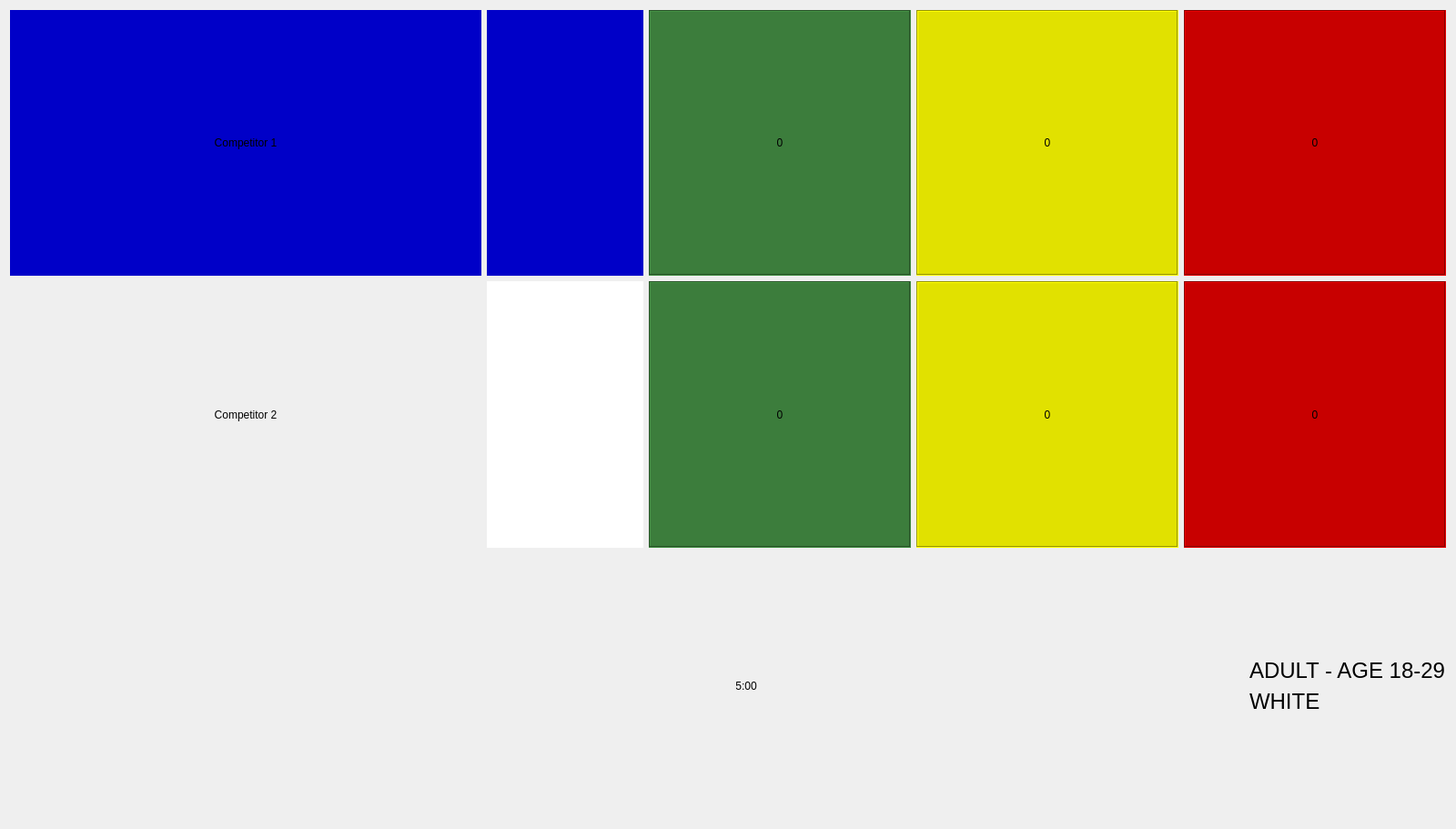
<?xml version="1.0" encoding="UTF-8"?>
<ui version="4.0">
 <class>Scoreboard</class>
 <widget class="QWidget" name="Scoreboard">
  <property name="geometry">
   <rect>
    <x>0</x>
    <y>0</y>
    <width>1600</width>
    <height>911</height>
   </rect>
  </property>
  <property name="minimumSize">
   <size>
    <width>1600</width>
    <height>830</height>
   </size>
  </property>
  <property name="windowTitle">
   <string>Openroll</string>
  </property>
  <property name="windowIcon">
   <iconset resource="openroll.qrc">
    <normaloff>:/icons/icon.ico</normaloff>:/icons/icon.ico</iconset>
  </property>
  <layout class="QVBoxLayout" name="main_vlayout">
   <item>
    <layout class="QHBoxLayout" name="comp1_layout">
     <item>
      <widget class="QLabel" name="comp1_name">
       <property name="sizePolicy">
        <sizepolicy hsizetype="Expanding" vsizetype="Expanding">
         <horstretch>3</horstretch>
         <verstretch>1</verstretch>
        </sizepolicy>
       </property>
       <property name="styleSheet">
        <string notr="true">font: 36pt 'Arial';
background-color: rgb(0, 0, 200);
color: 'white';
</string>
       </property>
       <property name="text">
        <string>&lt;html&gt;&lt;head/&gt;&lt;body&gt;&lt;p&gt;Competitor 1&lt;/p&gt;&lt;/body&gt;&lt;/html&gt;</string>
       </property>
       <property name="alignment">
        <set>Qt::AlignCenter</set>
       </property>
      </widget>
     </item>
     <item>
      <widget class="QLabel" name="comp1_flag_label">
       <property name="sizePolicy">
        <sizepolicy hsizetype="Preferred" vsizetype="Preferred">
         <horstretch>1</horstretch>
         <verstretch>1</verstretch>
        </sizepolicy>
       </property>
       <property name="minimumSize">
        <size>
         <width>128</width>
         <height>64</height>
        </size>
       </property>
       <property name="styleSheet">
        <string notr="true">image: url(:/flags/ca.png);
background-color:rgb(0,0,200);
padding: 2;</string>
       </property>
       <property name="text">
        <string/>
       </property>
      </widget>
     </item>
     <item>
      <widget class="QLabel" name="comp1_points">
       <property name="sizePolicy">
        <sizepolicy hsizetype="Expanding" vsizetype="Expanding">
         <horstretch>1</horstretch>
         <verstretch>1</verstretch>
        </sizepolicy>
       </property>
       <property name="minimumSize">
        <size>
         <width>288</width>
         <height>247</height>
        </size>
       </property>
       <property name="autoFillBackground">
        <bool>false</bool>
       </property>
       <property name="styleSheet">
        <string notr="true">background-color: rgb(60, 125, 60);
color: 'white';
font: 192pt &quot;Arial&quot;;
</string>
       </property>
       <property name="frameShape">
        <enum>QFrame::Box</enum>
       </property>
       <property name="frameShadow">
        <enum>QFrame::Sunken</enum>
       </property>
       <property name="text">
        <string>0</string>
       </property>
       <property name="textFormat">
        <enum>Qt::AutoText</enum>
       </property>
       <property name="scaledContents">
        <bool>false</bool>
       </property>
       <property name="alignment">
        <set>Qt::AlignCenter</set>
       </property>
      </widget>
     </item>
     <item>
      <widget class="QLabel" name="comp1_advantages">
       <property name="sizePolicy">
        <sizepolicy hsizetype="Expanding" vsizetype="Expanding">
         <horstretch>1</horstretch>
         <verstretch>1</verstretch>
        </sizepolicy>
       </property>
       <property name="minimumSize">
        <size>
         <width>288</width>
         <height>247</height>
        </size>
       </property>
       <property name="styleSheet">
        <string notr="true">font: 192pt 'Arial';
background-color: rgb(225, 225, 0);
color: 'white';</string>
       </property>
       <property name="frameShape">
        <enum>QFrame::Box</enum>
       </property>
       <property name="frameShadow">
        <enum>QFrame::Sunken</enum>
       </property>
       <property name="text">
        <string>0</string>
       </property>
       <property name="textFormat">
        <enum>Qt::AutoText</enum>
       </property>
       <property name="alignment">
        <set>Qt::AlignCenter</set>
       </property>
      </widget>
     </item>
     <item>
      <widget class="QLabel" name="comp1_penalties">
       <property name="sizePolicy">
        <sizepolicy hsizetype="Expanding" vsizetype="Expanding">
         <horstretch>1</horstretch>
         <verstretch>1</verstretch>
        </sizepolicy>
       </property>
       <property name="minimumSize">
        <size>
         <width>288</width>
         <height>247</height>
        </size>
       </property>
       <property name="styleSheet">
        <string notr="true">font: 192pt 'Arial';
background-color: rgb(200,0,0);
color: 'white';</string>
       </property>
       <property name="frameShape">
        <enum>QFrame::Box</enum>
       </property>
       <property name="frameShadow">
        <enum>QFrame::Sunken</enum>
       </property>
       <property name="text">
        <string>0</string>
       </property>
       <property name="textFormat">
        <enum>Qt::AutoText</enum>
       </property>
       <property name="alignment">
        <set>Qt::AlignCenter</set>
       </property>
       <property name="margin">
        <number>0</number>
       </property>
      </widget>
     </item>
    </layout>
   </item>
   <item>
    <layout class="QHBoxLayout" name="comp2_layout">
     <item>
      <widget class="QLabel" name="comp2_name">
       <property name="sizePolicy">
        <sizepolicy hsizetype="Expanding" vsizetype="Expanding">
         <horstretch>3</horstretch>
         <verstretch>1</verstretch>
        </sizepolicy>
       </property>
       <property name="styleSheet">
        <string notr="true">font: 36pt 'Arial';
background-color: 'white';</string>
       </property>
       <property name="text">
        <string>Competitor 2</string>
       </property>
       <property name="alignment">
        <set>Qt::AlignCenter</set>
       </property>
      </widget>
     </item>
     <item>
      <widget class="QLabel" name="comp2_flag_label">
       <property name="sizePolicy">
        <sizepolicy hsizetype="Preferred" vsizetype="Preferred">
         <horstretch>1</horstretch>
         <verstretch>1</verstretch>
        </sizepolicy>
       </property>
       <property name="minimumSize">
        <size>
         <width>128</width>
         <height>64</height>
        </size>
       </property>
       <property name="styleSheet">
        <string notr="true">image: url(:/flags/ca.png);
background-color: rgb(255,255,255);
padding: 2;</string>
       </property>
       <property name="text">
        <string/>
       </property>
      </widget>
     </item>
     <item>
      <widget class="QLabel" name="comp2_points">
       <property name="sizePolicy">
        <sizepolicy hsizetype="Expanding" vsizetype="Expanding">
         <horstretch>1</horstretch>
         <verstretch>1</verstretch>
        </sizepolicy>
       </property>
       <property name="minimumSize">
        <size>
         <width>288</width>
         <height>247</height>
        </size>
       </property>
       <property name="styleSheet">
        <string notr="true">font: 192pt 'Arial';
background-color: rgb(60, 125, 60);
color: 'white';</string>
       </property>
       <property name="frameShape">
        <enum>QFrame::Box</enum>
       </property>
       <property name="frameShadow">
        <enum>QFrame::Sunken</enum>
       </property>
       <property name="text">
        <string>0</string>
       </property>
       <property name="alignment">
        <set>Qt::AlignCenter</set>
       </property>
      </widget>
     </item>
     <item>
      <widget class="QLabel" name="comp2_advantages">
       <property name="sizePolicy">
        <sizepolicy hsizetype="Expanding" vsizetype="Expanding">
         <horstretch>1</horstretch>
         <verstretch>1</verstretch>
        </sizepolicy>
       </property>
       <property name="minimumSize">
        <size>
         <width>288</width>
         <height>247</height>
        </size>
       </property>
       <property name="styleSheet">
        <string notr="true">font: 192pt 'Arial';
background-color: rgb(225, 225, 0);
color: 'white';</string>
       </property>
       <property name="frameShape">
        <enum>QFrame::Box</enum>
       </property>
       <property name="frameShadow">
        <enum>QFrame::Sunken</enum>
       </property>
       <property name="text">
        <string>0</string>
       </property>
       <property name="alignment">
        <set>Qt::AlignCenter</set>
       </property>
      </widget>
     </item>
     <item>
      <widget class="QLabel" name="comp2_penalties">
       <property name="sizePolicy">
        <sizepolicy hsizetype="Expanding" vsizetype="Expanding">
         <horstretch>1</horstretch>
         <verstretch>1</verstretch>
        </sizepolicy>
       </property>
       <property name="minimumSize">
        <size>
         <width>288</width>
         <height>247</height>
        </size>
       </property>
       <property name="styleSheet">
        <string notr="true">font: 192pt 'Arial';
background-color: rgb(200, 0, 0);
color: 'white';</string>
       </property>
       <property name="frameShape">
        <enum>QFrame::Box</enum>
       </property>
       <property name="frameShadow">
        <enum>QFrame::Sunken</enum>
       </property>
       <property name="text">
        <string>0</string>
       </property>
       <property name="alignment">
        <set>Qt::AlignCenter</set>
       </property>
      </widget>
     </item>
    </layout>
   </item>
   <item>
    <layout class="QHBoxLayout" name="timer_layout">
     <item>
      <widget class="QLabel" name="user_logo">
       <property name="sizePolicy">
        <sizepolicy hsizetype="Preferred" vsizetype="Preferred">
         <horstretch>1</horstretch>
         <verstretch>1</verstretch>
        </sizepolicy>
       </property>
       <property name="minimumSize">
        <size>
         <width>50</width>
         <height>50</height>
        </size>
       </property>
       <property name="maximumSize">
        <size>
         <width>256</width>
         <height>256</height>
        </size>
       </property>
       <property name="text">
        <string notr="true"/>
       </property>
       <property name="pixmap">
        <pixmap resource="openroll.qrc">:/icons/openroll.png</pixmap>
       </property>
       <property name="scaledContents">
        <bool>true</bool>
       </property>
       <property name="alignment">
        <set>Qt::AlignLeading|Qt::AlignLeft|Qt::AlignVCenter</set>
       </property>
      </widget>
     </item>
     <item>
      <spacer name="horizontal_spacer_2">
       <property name="orientation">
        <enum>Qt::Horizontal</enum>
       </property>
       <property name="sizeHint" stdset="0">
        <size>
         <width>40</width>
         <height>20</height>
        </size>
       </property>
      </spacer>
     </item>
     <item>
      <widget class="QLabel" name="timer_display">
       <property name="sizePolicy">
        <sizepolicy hsizetype="Expanding" vsizetype="Expanding">
         <horstretch>1</horstretch>
         <verstretch>1</verstretch>
        </sizepolicy>
       </property>
       <property name="styleSheet">
        <string notr="true">font: 192pt 'Consolas';</string>
       </property>
       <property name="text">
        <string>5:00</string>
       </property>
       <property name="alignment">
        <set>Qt::AlignCenter</set>
       </property>
      </widget>
     </item>
     <item>
      <spacer name="horizonta_spacer">
       <property name="orientation">
        <enum>Qt::Horizontal</enum>
       </property>
       <property name="sizeHint" stdset="0">
        <size>
         <width>40</width>
         <height>20</height>
        </size>
       </property>
      </spacer>
     </item>
     <item>
      <layout class="QVBoxLayout" name="vertical_layout">
       <item>
        <widget class="QLabel" name="division_label">
         <property name="sizePolicy">
          <sizepolicy hsizetype="Preferred" vsizetype="Preferred">
           <horstretch>1</horstretch>
           <verstretch>1</verstretch>
          </sizepolicy>
         </property>
         <property name="styleSheet">
          <string notr="true">font: 24pt 'Arial';
</string>
         </property>
         <property name="text">
          <string>&lt;html&gt;&lt;head/&gt;&lt;body&gt;&lt;p&gt;&lt;span style=&quot; font-size:18pt;&quot;&gt;ADULT - AGE 18-29&lt;/span&gt;&lt;/p&gt;&lt;/body&gt;&lt;/html&gt;</string>
         </property>
         <property name="scaledContents">
          <bool>false</bool>
         </property>
         <property name="alignment">
          <set>Qt::AlignBottom|Qt::AlignLeading|Qt::AlignLeft</set>
         </property>
         <property name="indent">
          <number>-1</number>
         </property>
         <property name="textInteractionFlags">
          <set>Qt::LinksAccessibleByMouse</set>
         </property>
        </widget>
       </item>
       <item>
        <widget class="QLabel" name="belt_label">
         <property name="sizePolicy">
          <sizepolicy hsizetype="Preferred" vsizetype="Preferred">
           <horstretch>1</horstretch>
           <verstretch>1</verstretch>
          </sizepolicy>
         </property>
         <property name="styleSheet">
          <string notr="true">font:  24pt 'Arial';
</string>
         </property>
         <property name="text">
          <string>&lt;html&gt;&lt;head/&gt;&lt;body&gt;&lt;p&gt;&lt;span style=&quot; font-size:18pt;&quot;&gt;WHITE&lt;/span&gt;&lt;/p&gt;&lt;/body&gt;&lt;/html&gt;</string>
         </property>
         <property name="alignment">
          <set>Qt::AlignLeading|Qt::AlignLeft|Qt::AlignTop</set>
         </property>
        </widget>
       </item>
      </layout>
     </item>
    </layout>
   </item>
  </layout>
 </widget>
 <resources>
  <include location="openroll.qrc"/>
 </resources>
 <connections/>
</ui>
